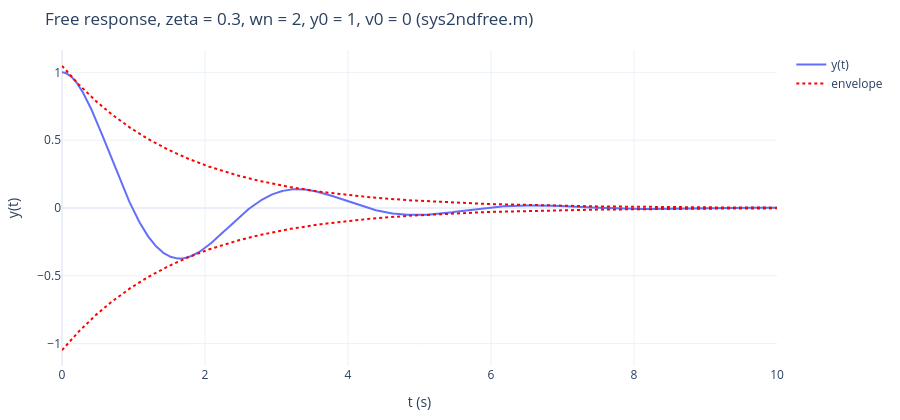

The notebook cell this image was saved under:
### Markdown cell above
## 1. 自由響應的三種情形（`sys2ndfree.m`）

```matlab
z=0.3; wn=2; wd=wn*sqrt(1-z^2); y0=1; v0=0; t=0:0.001:10;
rt=roots([1 2*z*wn wn^2])
if (z<1) & (z>-1)                       % 欠阻尼
  c1=y0;  c2=(v0+z*wn*y0)/wd;
  y=exp(-z*wn*t).*(c2*sin(wd*t)+c1*cos(wd*t));       % 另畫包絡線 ±sqrt(c1^2+c2^2)*exp(-z*wn*t)
elseif (z==1) | (z==-1)                 % 臨界阻尼
  c1=y0;  c2=v0+wn*z*y0;  y=(c1+c2*t).*exp(-wn*z*t);
elseif (z>1) | (z<-1)                   % 過阻尼
  z1=sqrt(z^2-1);
  c1=(v0+(z+z1)*wn*y0)/(2*wn*z1);  c2=(-v0-(z-z1)*wn*y0)/(2*wn*z1);
  y=exp(-z*wn*t).*(c1*exp(z1*wn*t)+c2*exp(-z1*wn*t));
end
```
（原檔第一行多了一個 `<html>`，是存檔時混入的，MATLAB 執行會出錯；其餘照錄。）

這裡的欠阻尼 $c_1=y_0$、$c_2=(v_0+\zeta\omega_n y_0)/\omega_d$ 是正確的；網頁講義圖上把兩者寫反，已加編註更正。

### Code cell
def sys2ndfree(z, wn, y0, v0, t):
    """sys2ndfree.m 的三種情形（回傳 y 與包絡線，沒有包絡線時為 None）"""
    if -1 < z < 1:
        wd = wn * np.sqrt(1 - z**2)
        c1, c2 = y0, (v0 + z * wn * y0) / wd
        env = np.sqrt(c1**2 + c2**2) * np.exp(-z * wn * t)
        return np.exp(-z * wn * t) * (c2 * np.sin(wd * t) + c1 * np.cos(wd * t)), env
    if abs(z) == 1:
        c1, c2 = y0, v0 + wn * z * y0
        return (c1 + c2 * t) * np.exp(-wn * z * t), None
    z1 = np.sqrt(z**2 - 1)
    c1 = (v0 + (z + z1) * wn * y0) / (2 * wn * z1)
    c2 = (-v0 - (z - z1) * wn * y0) / (2 * wn * z1)
    return np.exp(-z * wn * t) * (c1 * np.exp(z1 * wn * t) + c2 * np.exp(-z1 * wn * t)), None


z, wn, y0, v0 = 0.3, 2.0, 1.0, 0.0
t = np.arange(0, 10 + 1e-9, 0.001)
print("rt = roots([1 2*z*wn wn^2]) =", np.round(np.roots([1, 2 * z * wn, wn**2]), 4))
y, env = sys2ndfree(z, wn, y0, v0, t)
s = slice(None, None, 10)                    # 計算用 dt = 0.001（同原程式），畫圖每 10 點取一點
fig = go.Figure([go.Scatter(x=t[s], y=y[s], name="y(t)"),
                 go.Scatter(x=t[s], y=env[s], name="envelope", line=dict(color="red", dash="dot")),
                 go.Scatter(x=t[s], y=-env[s], showlegend=False, line=dict(color="red", dash="dot"))])
show(fig, "Free response, zeta = 0.3, wn = 2, y0 = 1, v0 = 0 (sys2ndfree.m)")

### Figure 1 — Plotly figure (JSON) as saved in the notebook; plotly's stock layout.template omitted (floating-point values rounded to 4 significant figures; data arrays with more than 128 entries replaced by an {"elided": "..."} marker saying what was removed)
{"data": [{"name": "y(t)", "type": "scatter", "x": {"elided": "1001 float values"}, "y": {"elided": "1001 float values"}}, {"line": {"color": "red", "dash": "dot"}, "name": "envelope", "type": "scatter", "x": {"elided": "1001 float values"}, "y": {"elided": "1001 float values"}}, {"line": {"color": "red", "dash": "dot"}, "showlegend": false, "type": "scatter", "x": {"elided": "1001 float values"}, "y": {"elided": "1001 float values"}}], "layout": {"height": 420, "margin": {"b": 50, "l": 60, "r": 20, "t": 50}, "title": {"text": "Free response, zeta = 0.3, wn = 2, y0 = 1, v0 = 0 (sys2ndfree.m)"}, "xaxis": {"title": {"text": "t (s)"}}, "yaxis": {"title": {"text": "y(t)"}}}}
